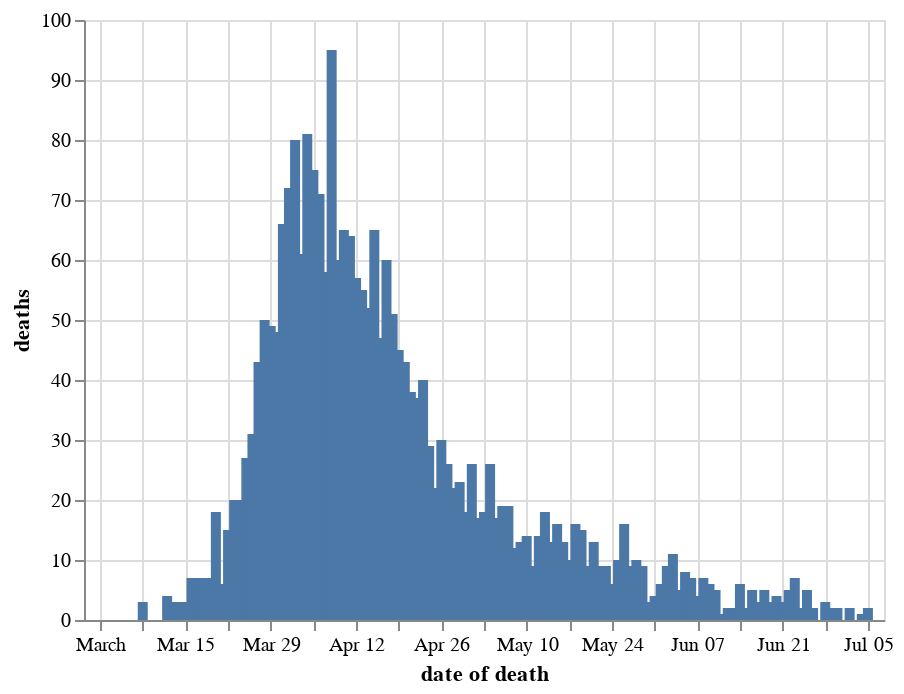

The notebook cell this image was saved under:
### Markdown cell above
## Deaths on date died Express & Star

### Code cell
chart_dodde = chart_doddbt.copy()
chart_dodde = chart_dodde[chart_dodde.code.isin(trustcodes_expressandstar)]
chart_dodde = chart_dodde.groupby(['date of death'], as_index=False)['deaths'].sum()
alt.Chart(chart_dodde).mark_bar().encode(
    x='date of death',
    y='deaths'
)

### Figure 1 — Vega-Lite specification as saved in the notebook (floating-point values rounded to 4 significant figures; data arrays with more than 128 entries replaced by an {"elided": "..."} marker saying what was removed)
{"config": {"view": {"continuousWidth": 400, "continuousHeight": 300}}, "data": {"name": "data-a94fe9070b4d23eee7e501132f5fe4e8"}, "mark": "bar", "encoding": {"x": {"type": "temporal", "field": "date of death"}, "y": {"type": "quantitative", "field": "deaths"}}, "$schema": "https://vega.github.io/schema/vega-lite/v4.8.1.json", "datasets": {"data-a94fe9070b4d23eee7e501132f5fe4e8": {"elided": "129 records"}}}
